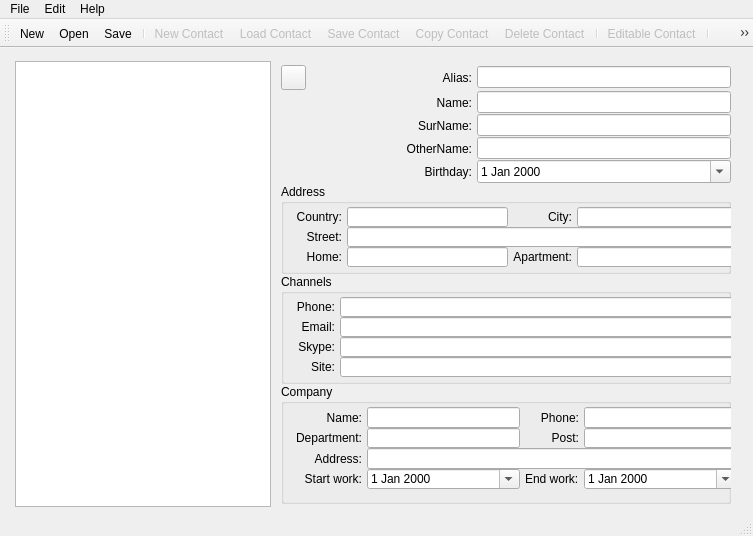
<?xml version="1.0" encoding="UTF-8"?>
<ui version="4.0">
 <class>ContactListView</class>
 <widget class="QMainWindow" name="ContactListView">
  <property name="geometry">
   <rect>
    <x>0</x>
    <y>0</y>
    <width>753</width>
    <height>536</height>
   </rect>
  </property>
  <property name="minimumSize">
   <size>
    <width>753</width>
    <height>536</height>
   </size>
  </property>
  <property name="maximumSize">
   <size>
    <width>753</width>
    <height>536</height>
   </size>
  </property>
  <property name="baseSize">
   <size>
    <width>753</width>
    <height>536</height>
   </size>
  </property>
  <property name="windowTitle">
   <string>Contact List</string>
  </property>
  <property name="windowIcon">
   <iconset resource="res.qrc">
    <normaloff>:/app_pic</normaloff>:/app_pic</iconset>
  </property>
  <widget class="QWidget" name="centralWidget">
   <property name="sizePolicy">
    <sizepolicy hsizetype="Expanding" vsizetype="Expanding">
     <horstretch>0</horstretch>
     <verstretch>0</verstretch>
    </sizepolicy>
   </property>
   <widget class="QWidget" name="horizontalLayoutWidget">
    <property name="geometry">
     <rect>
      <x>10</x>
      <y>10</y>
      <width>731</width>
      <height>452</height>
     </rect>
    </property>
    <layout class="QHBoxLayout" name="hLayoutMain">
     <property name="spacing">
      <number>5</number>
     </property>
     <property name="sizeConstraint">
      <enum>QLayout::SetMaximumSize</enum>
     </property>
     <property name="leftMargin">
      <number>5</number>
     </property>
     <property name="topMargin">
      <number>3</number>
     </property>
     <property name="rightMargin">
      <number>5</number>
     </property>
     <property name="bottomMargin">
      <number>3</number>
     </property>
     <item>
      <widget class="QListWidget" name="lwContactList">
       <property name="sizePolicy">
        <sizepolicy hsizetype="Fixed" vsizetype="Expanding">
         <horstretch>0</horstretch>
         <verstretch>0</verstretch>
        </sizepolicy>
       </property>
      </widget>
     </item>
     <item>
      <layout class="QGridLayout" name="gLayContact">
       <property name="leftMargin">
        <number>5</number>
       </property>
       <property name="topMargin">
        <number>3</number>
       </property>
       <property name="rightMargin">
        <number>5</number>
       </property>
       <property name="bottomMargin">
        <number>3</number>
       </property>
       <property name="horizontalSpacing">
        <number>5</number>
       </property>
       <property name="verticalSpacing">
        <number>0</number>
       </property>
       <item row="5" column="0" colspan="3">
        <widget class="QGroupBox" name="gbAddress">
         <property name="minimumSize">
          <size>
           <width>0</width>
           <height>90</height>
          </size>
         </property>
         <property name="title">
          <string>Address</string>
         </property>
         <property name="checkable">
          <bool>false</bool>
         </property>
         <widget class="QWidget" name="gridLayoutWidget">
          <property name="geometry">
           <rect>
            <x>10</x>
            <y>20</y>
            <width>451</width>
            <height>66</height>
           </rect>
          </property>
          <layout class="QGridLayout" name="gLayAddress">
           <property name="leftMargin">
            <number>5</number>
           </property>
           <property name="topMargin">
            <number>3</number>
           </property>
           <property name="rightMargin">
            <number>5</number>
           </property>
           <property name="bottomMargin">
            <number>3</number>
           </property>
           <property name="horizontalSpacing">
            <number>5</number>
           </property>
           <property name="verticalSpacing">
            <number>0</number>
           </property>
           <item row="2" column="2">
            <widget class="QLabel" name="lbApartment">
             <property name="text">
              <string>Apartment:</string>
             </property>
             <property name="alignment">
              <set>Qt::AlignRight|Qt::AlignTrailing|Qt::AlignVCenter</set>
             </property>
            </widget>
           </item>
           <item row="2" column="0">
            <widget class="QLabel" name="lbHome">
             <property name="text">
              <string>Home:</string>
             </property>
             <property name="alignment">
              <set>Qt::AlignRight|Qt::AlignTrailing|Qt::AlignVCenter</set>
             </property>
            </widget>
           </item>
           <item row="0" column="3">
            <widget class="QLineEdit" name="leCity"/>
           </item>
           <item row="0" column="0">
            <widget class="QLabel" name="lbCountry">
             <property name="text">
              <string>Country:</string>
             </property>
             <property name="alignment">
              <set>Qt::AlignRight|Qt::AlignTrailing|Qt::AlignVCenter</set>
             </property>
            </widget>
           </item>
           <item row="2" column="1">
            <widget class="QLineEdit" name="leHome"/>
           </item>
           <item row="1" column="0">
            <widget class="QLabel" name="lbStreet">
             <property name="text">
              <string>Street:</string>
             </property>
             <property name="alignment">
              <set>Qt::AlignRight|Qt::AlignTrailing|Qt::AlignVCenter</set>
             </property>
            </widget>
           </item>
           <item row="2" column="3">
            <widget class="QLineEdit" name="leApartment"/>
           </item>
           <item row="1" column="1" colspan="3">
            <widget class="QLineEdit" name="leStreet"/>
           </item>
           <item row="0" column="2">
            <widget class="QLabel" name="lbCity">
             <property name="text">
              <string>City:</string>
             </property>
             <property name="alignment">
              <set>Qt::AlignRight|Qt::AlignTrailing|Qt::AlignVCenter</set>
             </property>
            </widget>
           </item>
           <item row="0" column="1">
            <widget class="QLineEdit" name="leCountry"/>
           </item>
          </layout>
         </widget>
        </widget>
       </item>
       <item row="0" column="1">
        <widget class="QLabel" name="lbAlias">
         <property name="text">
          <string>Alias:</string>
         </property>
         <property name="alignment">
          <set>Qt::AlignRight|Qt::AlignTrailing|Qt::AlignVCenter</set>
         </property>
        </widget>
       </item>
       <item row="0" column="0" rowspan="5">
        <widget class="QLabel" name="lbUserPic">
         <property name="sizePolicy">
          <sizepolicy hsizetype="Fixed" vsizetype="Fixed">
           <horstretch>0</horstretch>
           <verstretch>0</verstretch>
          </sizepolicy>
         </property>
         <property name="minimumSize">
          <size>
           <width>120</width>
           <height>120</height>
          </size>
         </property>
         <property name="maximumSize">
          <size>
           <width>120</width>
           <height>120</height>
          </size>
         </property>
         <property name="pixmap">
          <pixmap resource="res.qrc">:/logo</pixmap>
         </property>
         <property name="scaledContents">
          <bool>true</bool>
         </property>
         <property name="alignment">
          <set>Qt::AlignLeading|Qt::AlignLeft|Qt::AlignTop</set>
         </property>
        </widget>
       </item>
       <item row="0" column="0">
        <widget class="QPushButton" name="pbEditUserPic">
         <property name="sizePolicy">
          <sizepolicy hsizetype="Fixed" vsizetype="Fixed">
           <horstretch>0</horstretch>
           <verstretch>0</verstretch>
          </sizepolicy>
         </property>
         <property name="minimumSize">
          <size>
           <width>25</width>
           <height>25</height>
          </size>
         </property>
         <property name="maximumSize">
          <size>
           <width>25</width>
           <height>25</height>
          </size>
         </property>
         <property name="text">
          <string/>
         </property>
         <property name="icon">
          <iconset resource="res.qrc">
           <normaloff>:/editContact</normaloff>:/editContact</iconset>
         </property>
        </widget>
       </item>
       <item row="1" column="2">
        <widget class="QLineEdit" name="leName">
         <property name="maxLength">
          <number>100</number>
         </property>
        </widget>
       </item>
       <item row="1" column="1">
        <widget class="QLabel" name="lbName">
         <property name="text">
          <string>Name:</string>
         </property>
         <property name="alignment">
          <set>Qt::AlignRight|Qt::AlignTrailing|Qt::AlignVCenter</set>
         </property>
        </widget>
       </item>
       <item row="4" column="2">
        <widget class="QDateEdit" name="deBirthday">
         <property name="calendarPopup">
          <bool>true</bool>
         </property>
         <property name="currentSectionIndex">
          <number>0</number>
         </property>
        </widget>
       </item>
       <item row="2" column="2">
        <widget class="QLineEdit" name="leSurName">
         <property name="maxLength">
          <number>100</number>
         </property>
        </widget>
       </item>
       <item row="6" column="0" colspan="3">
        <widget class="QGroupBox" name="gbChannels">
         <property name="minimumSize">
          <size>
           <width>0</width>
           <height>110</height>
          </size>
         </property>
         <property name="title">
          <string>Channels</string>
         </property>
         <property name="checkable">
          <bool>false</bool>
         </property>
         <widget class="QWidget" name="gridLayoutWidget_3">
          <property name="geometry">
           <rect>
            <x>10</x>
            <y>20</y>
            <width>451</width>
            <height>86</height>
           </rect>
          </property>
          <layout class="QGridLayout" name="gLayChannels">
           <property name="leftMargin">
            <number>5</number>
           </property>
           <property name="topMargin">
            <number>3</number>
           </property>
           <property name="rightMargin">
            <number>5</number>
           </property>
           <property name="bottomMargin">
            <number>3</number>
           </property>
           <property name="horizontalSpacing">
            <number>5</number>
           </property>
           <property name="verticalSpacing">
            <number>0</number>
           </property>
           <item row="1" column="0">
            <widget class="QLabel" name="lbEmail">
             <property name="text">
              <string>Email:</string>
             </property>
             <property name="alignment">
              <set>Qt::AlignRight|Qt::AlignTrailing|Qt::AlignVCenter</set>
             </property>
            </widget>
           </item>
           <item row="1" column="1">
            <widget class="QLineEdit" name="leEmail"/>
           </item>
           <item row="0" column="0">
            <widget class="QLabel" name="lbPhone">
             <property name="text">
              <string>Phone:</string>
             </property>
             <property name="alignment">
              <set>Qt::AlignRight|Qt::AlignTrailing|Qt::AlignVCenter</set>
             </property>
            </widget>
           </item>
           <item row="0" column="1">
            <widget class="QLineEdit" name="lePhone"/>
           </item>
           <item row="2" column="1">
            <widget class="QLineEdit" name="leSkype"/>
           </item>
           <item row="2" column="0">
            <widget class="QLabel" name="lbSkype">
             <property name="text">
              <string>Skype:</string>
             </property>
             <property name="alignment">
              <set>Qt::AlignRight|Qt::AlignTrailing|Qt::AlignVCenter</set>
             </property>
            </widget>
           </item>
           <item row="3" column="0">
            <widget class="QLabel" name="lbSite">
             <property name="text">
              <string>Site:</string>
             </property>
             <property name="alignment">
              <set>Qt::AlignRight|Qt::AlignTrailing|Qt::AlignVCenter</set>
             </property>
            </widget>
           </item>
           <item row="3" column="1">
            <widget class="QLineEdit" name="leSite"/>
           </item>
          </layout>
         </widget>
        </widget>
       </item>
       <item row="3" column="1">
        <widget class="QLabel" name="lbOtherName">
         <property name="text">
          <string>OtherName:</string>
         </property>
         <property name="alignment">
          <set>Qt::AlignRight|Qt::AlignTrailing|Qt::AlignVCenter</set>
         </property>
        </widget>
       </item>
       <item row="0" column="2">
        <widget class="QLineEdit" name="leAlias">
         <property name="maxLength">
          <number>150</number>
         </property>
        </widget>
       </item>
       <item row="9" column="0" colspan="3">
        <spacer name="verticalSpacer">
         <property name="orientation">
          <enum>Qt::Vertical</enum>
         </property>
         <property name="sizeHint" stdset="0">
          <size>
           <width>20</width>
           <height>40</height>
          </size>
         </property>
        </spacer>
       </item>
       <item row="3" column="2">
        <widget class="QLineEdit" name="leOtherName">
         <property name="maxLength">
          <number>100</number>
         </property>
        </widget>
       </item>
       <item row="2" column="1">
        <widget class="QLabel" name="lbSurName">
         <property name="text">
          <string>SurName:</string>
         </property>
         <property name="alignment">
          <set>Qt::AlignRight|Qt::AlignTrailing|Qt::AlignVCenter</set>
         </property>
        </widget>
       </item>
       <item row="4" column="1">
        <widget class="QLabel" name="lbBirthday">
         <property name="text">
          <string>Birthday:</string>
         </property>
         <property name="alignment">
          <set>Qt::AlignRight|Qt::AlignTrailing|Qt::AlignVCenter</set>
         </property>
        </widget>
       </item>
       <item row="7" column="0" colspan="3">
        <widget class="QGroupBox" name="gbCompany">
         <property name="minimumSize">
          <size>
           <width>0</width>
           <height>120</height>
          </size>
         </property>
         <property name="title">
          <string>Company</string>
         </property>
         <property name="checkable">
          <bool>false</bool>
         </property>
         <widget class="QWidget" name="gridLayoutWidget_2">
          <property name="geometry">
           <rect>
            <x>10</x>
            <y>20</y>
            <width>451</width>
            <height>88</height>
           </rect>
          </property>
          <layout class="QGridLayout" name="gLayCompany">
           <property name="leftMargin">
            <number>5</number>
           </property>
           <property name="topMargin">
            <number>3</number>
           </property>
           <property name="rightMargin">
            <number>5</number>
           </property>
           <property name="bottomMargin">
            <number>3</number>
           </property>
           <property name="horizontalSpacing">
            <number>5</number>
           </property>
           <property name="verticalSpacing">
            <number>0</number>
           </property>
           <item row="1" column="0">
            <widget class="QLabel" name="lbDapartment">
             <property name="text">
              <string>Department:</string>
             </property>
             <property name="alignment">
              <set>Qt::AlignRight|Qt::AlignTrailing|Qt::AlignVCenter</set>
             </property>
            </widget>
           </item>
           <item row="0" column="0">
            <widget class="QLabel" name="lbNameCompany">
             <property name="text">
              <string>Name:</string>
             </property>
             <property name="alignment">
              <set>Qt::AlignRight|Qt::AlignTrailing|Qt::AlignVCenter</set>
             </property>
            </widget>
           </item>
           <item row="1" column="1">
            <widget class="QLineEdit" name="leDepartment"/>
           </item>
           <item row="1" column="2">
            <widget class="QLabel" name="lbPost">
             <property name="text">
              <string>Post:</string>
             </property>
             <property name="alignment">
              <set>Qt::AlignRight|Qt::AlignTrailing|Qt::AlignVCenter</set>
             </property>
            </widget>
           </item>
           <item row="1" column="3">
            <widget class="QLineEdit" name="lePost"/>
           </item>
           <item row="0" column="1">
            <widget class="QLineEdit" name="leNameCompany"/>
           </item>
           <item row="2" column="0">
            <widget class="QLabel" name="lbAddressCompany">
             <property name="text">
              <string>Address:</string>
             </property>
             <property name="alignment">
              <set>Qt::AlignRight|Qt::AlignTrailing|Qt::AlignVCenter</set>
             </property>
            </widget>
           </item>
           <item row="0" column="2">
            <widget class="QLabel" name="lbPhoneCompany">
             <property name="text">
              <string>Phone:</string>
             </property>
             <property name="alignment">
              <set>Qt::AlignRight|Qt::AlignTrailing|Qt::AlignVCenter</set>
             </property>
            </widget>
           </item>
           <item row="0" column="3">
            <widget class="QLineEdit" name="lePhoneCompany"/>
           </item>
           <item row="3" column="0">
            <widget class="QLabel" name="lbStartWork">
             <property name="text">
              <string>Start work:</string>
             </property>
             <property name="alignment">
              <set>Qt::AlignRight|Qt::AlignTrailing|Qt::AlignVCenter</set>
             </property>
            </widget>
           </item>
           <item row="2" column="1" colspan="3">
            <widget class="QLineEdit" name="leAddressCompany"/>
           </item>
           <item row="3" column="2">
            <widget class="QLabel" name="lbEndWork">
             <property name="text">
              <string>End work:</string>
             </property>
            </widget>
           </item>
           <item row="3" column="3">
            <widget class="QDateEdit" name="deEndWork">
             <property name="calendarPopup">
              <bool>true</bool>
             </property>
            </widget>
           </item>
           <item row="3" column="1">
            <widget class="QDateEdit" name="deStartWork">
             <property name="calendarPopup">
              <bool>true</bool>
             </property>
            </widget>
           </item>
          </layout>
         </widget>
        </widget>
       </item>
      </layout>
     </item>
    </layout>
   </widget>
  </widget>
  <widget class="QMenuBar" name="menuBar">
   <property name="enabled">
    <bool>true</bool>
   </property>
   <property name="geometry">
    <rect>
     <x>0</x>
     <y>0</y>
     <width>753</width>
     <height>21</height>
    </rect>
   </property>
   <property name="defaultUp">
    <bool>false</bool>
   </property>
   <property name="nativeMenuBar">
    <bool>true</bool>
   </property>
   <widget class="QMenu" name="menuFile">
    <property name="title">
     <string>File</string>
    </property>
    <addaction name="actionNew"/>
    <addaction name="actionOpen"/>
    <addaction name="actionSave"/>
    <addaction name="actionSave_as"/>
    <addaction name="separator"/>
    <addaction name="actionExit"/>
   </widget>
   <widget class="QMenu" name="menuEdit">
    <property name="title">
     <string>Edit</string>
    </property>
    <addaction name="actionEditable"/>
    <addaction name="separator"/>
    <addaction name="actionNew_Contact"/>
    <addaction name="actionLoad_Contact"/>
    <addaction name="actionSave_Contact"/>
    <addaction name="actionCopy_Contact"/>
    <addaction name="actionDelete_Contact"/>
    <addaction name="separator"/>
    <addaction name="actionSettings"/>
   </widget>
   <widget class="QMenu" name="menuHelp">
    <property name="title">
     <string>Help</string>
    </property>
    <addaction name="actionAbout"/>
   </widget>
   <addaction name="menuFile"/>
   <addaction name="menuEdit"/>
   <addaction name="menuHelp"/>
  </widget>
  <widget class="QToolBar" name="mainToolBar">
   <property name="sizePolicy">
    <sizepolicy hsizetype="Preferred" vsizetype="Fixed">
     <horstretch>0</horstretch>
     <verstretch>0</verstretch>
    </sizepolicy>
   </property>
   <property name="minimumSize">
    <size>
     <width>0</width>
     <height>0</height>
    </size>
   </property>
   <property name="baseSize">
    <size>
     <width>0</width>
     <height>0</height>
    </size>
   </property>
   <property name="movable">
    <bool>true</bool>
   </property>
   <property name="allowedAreas">
    <set>Qt::LeftToolBarArea|Qt::TopToolBarArea</set>
   </property>
   <property name="floatable">
    <bool>false</bool>
   </property>
   <attribute name="toolBarArea">
    <enum>TopToolBarArea</enum>
   </attribute>
   <attribute name="toolBarBreak">
    <bool>false</bool>
   </attribute>
   <addaction name="actionNew"/>
   <addaction name="actionOpen"/>
   <addaction name="actionSave"/>
   <addaction name="separator"/>
   <addaction name="actionNew_Contact"/>
   <addaction name="actionLoad_Contact"/>
   <addaction name="actionSave_Contact"/>
   <addaction name="actionCopy_Contact"/>
   <addaction name="actionDelete_Contact"/>
   <addaction name="separator"/>
   <addaction name="actionEditable"/>
   <addaction name="separator"/>
   <addaction name="actionSettings"/>
   <addaction name="actionAbout"/>
  </widget>
  <widget class="QStatusBar" name="statusBar"/>
  <action name="actionAbout">
   <property name="icon">
    <iconset resource="res.qrc">
     <normaloff>:/about</normaloff>:/about</iconset>
   </property>
   <property name="text">
    <string>About</string>
   </property>
   <property name="shortcut">
    <string notr="true">F1</string>
   </property>
   <property name="menuRole">
    <enum>QAction::TextHeuristicRole</enum>
   </property>
   <property name="iconVisibleInMenu">
    <bool>false</bool>
   </property>
  </action>
  <action name="actionNew">
   <property name="icon">
    <iconset resource="res.qrc">
     <normaloff>:/newContactList</normaloff>:/newContactList</iconset>
   </property>
   <property name="text">
    <string>New...</string>
   </property>
   <property name="shortcut">
    <string notr="true">Ctrl+N</string>
   </property>
  </action>
  <action name="actionOpen">
   <property name="icon">
    <iconset resource="res.qrc">
     <normaloff>:/loadContactList</normaloff>:/loadContactList</iconset>
   </property>
   <property name="text">
    <string>Open...</string>
   </property>
   <property name="shortcut">
    <string notr="true">Ctrl+O</string>
   </property>
  </action>
  <action name="actionSave_as">
   <property name="icon">
    <iconset resource="res.qrc">
     <normaloff>:/save</normaloff>:/save</iconset>
   </property>
   <property name="text">
    <string>Save as...</string>
   </property>
   <property name="shortcut">
    <string notr="true">Ctrl+Shift+S</string>
   </property>
  </action>
  <action name="actionEditable">
   <property name="checkable">
    <bool>true</bool>
   </property>
   <property name="checked">
    <bool>false</bool>
   </property>
   <property name="enabled">
    <bool>false</bool>
   </property>
   <property name="icon">
    <iconset resource="res.qrc">
     <normaloff>:/editContact</normaloff>:/editContact</iconset>
   </property>
   <property name="text">
    <string>Editable Contact</string>
   </property>
   <property name="toolTip">
    <string>Editable Contact</string>
   </property>
  </action>
  <action name="actionNew_Contact">
   <property name="enabled">
    <bool>false</bool>
   </property>
   <property name="icon">
    <iconset resource="res.qrc">
     <normaloff>:/newContact</normaloff>:/newContact</iconset>
   </property>
   <property name="text">
    <string>New Contact</string>
   </property>
  </action>
  <action name="actionLoad_Contact">
   <property name="enabled">
    <bool>false</bool>
   </property>
   <property name="icon">
    <iconset resource="res.qrc">
     <normaloff>:/loadContact</normaloff>:/loadContact</iconset>
   </property>
   <property name="text">
    <string>Load Contact</string>
   </property>
  </action>
  <action name="actionSave_Contact">
   <property name="enabled">
    <bool>false</bool>
   </property>
   <property name="icon">
    <iconset resource="res.qrc">
     <normaloff>:/save</normaloff>:/save</iconset>
   </property>
   <property name="text">
    <string>Save Contact</string>
   </property>
  </action>
  <action name="actionDelete_Contact">
   <property name="enabled">
    <bool>false</bool>
   </property>
   <property name="icon">
    <iconset resource="res.qrc">
     <normaloff>:/deleteContact</normaloff>:/deleteContact</iconset>
   </property>
   <property name="text">
    <string>Delete Contact</string>
   </property>
  </action>
  <action name="actionSettings">
   <property name="enabled">
    <bool>true</bool>
   </property>
   <property name="icon">
    <iconset resource="res.qrc">
     <normaloff>:/settings</normaloff>:/settings</iconset>
   </property>
   <property name="text">
    <string>Settings</string>
   </property>
  </action>
  <action name="actionExit">
   <property name="icon">
    <iconset resource="res.qrc">
     <normaloff>:/exit</normaloff>:/exit</iconset>
   </property>
   <property name="text">
    <string>Exit</string>
   </property>
   <property name="shortcut">
    <string notr="true">Ctrl+Q</string>
   </property>
  </action>
  <action name="actionSave">
   <property name="icon">
    <iconset resource="res.qrc">
     <normaloff>:/save</normaloff>:/save</iconset>
   </property>
   <property name="text">
    <string>Save</string>
   </property>
   <property name="shortcut">
    <string notr="true">Ctrl+S</string>
   </property>
  </action>
  <action name="actionCopy_Contact">
   <property name="enabled">
    <bool>false</bool>
   </property>
   <property name="icon">
    <iconset resource="res.qrc">
     <normaloff>:/copyContact</normaloff>:/copyContact</iconset>
   </property>
   <property name="text">
    <string>Copy Contact</string>
   </property>
   <property name="toolTip">
    <string>Copy Contact</string>
   </property>
  </action>
 </widget>
 <layoutdefault spacing="6" margin="6"/>
 <tabstops>
  <tabstop>lwContactList</tabstop>
  <tabstop>leAlias</tabstop>
  <tabstop>leName</tabstop>
  <tabstop>leSurName</tabstop>
  <tabstop>leOtherName</tabstop>
  <tabstop>deBirthday</tabstop>
  <tabstop>pbEditUserPic</tabstop>
  <tabstop>leCountry</tabstop>
  <tabstop>leCity</tabstop>
  <tabstop>leStreet</tabstop>
  <tabstop>leHome</tabstop>
  <tabstop>leApartment</tabstop>
  <tabstop>lePhone</tabstop>
  <tabstop>leEmail</tabstop>
  <tabstop>leSkype</tabstop>
  <tabstop>leSite</tabstop>
  <tabstop>leNameCompany</tabstop>
  <tabstop>lePhoneCompany</tabstop>
  <tabstop>leDepartment</tabstop>
  <tabstop>lePost</tabstop>
  <tabstop>leAddressCompany</tabstop>
  <tabstop>deStartWork</tabstop>
  <tabstop>deEndWork</tabstop>
 </tabstops>
 <resources>
  <include location="res.qrc"/>
 </resources>
 <connections/>
</ui>
